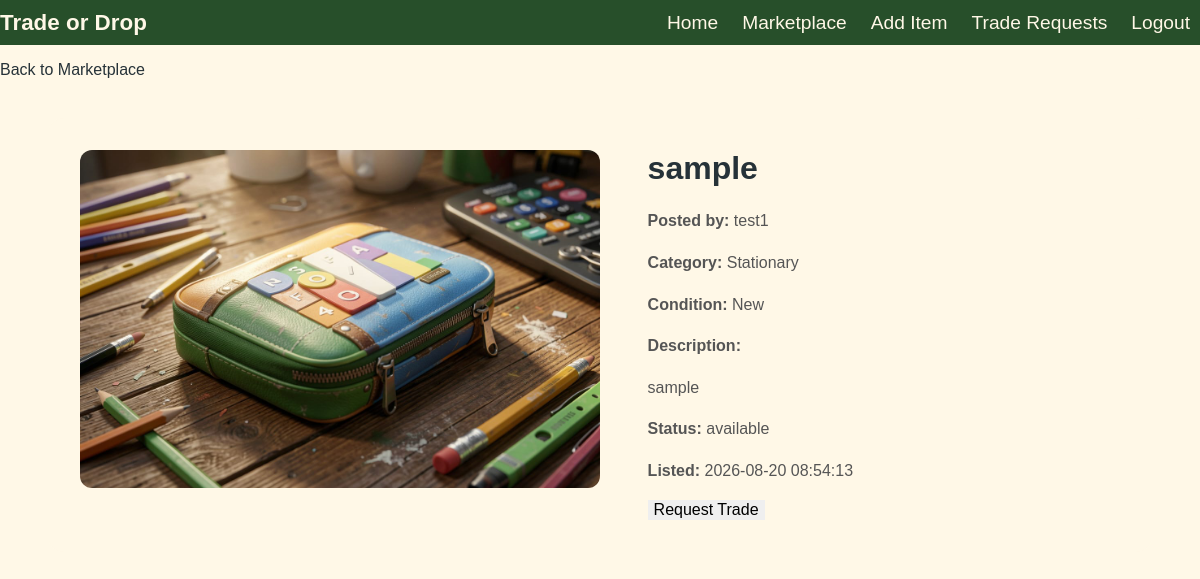
The page /pages/item_details.php?id=4 (signed in) on the database its author committed.
### tables this page shows
CREATE TABLE `items` (
  `id` int(11) NOT NULL,
  `user_id` int(11) NOT NULL,
  `item_name` varchar(100) NOT NULL,
  `description` text NOT NULL,
  `category` varchar(50) NOT NULL,
  `item_condition` varchar(50) NOT NULL,
  `image_path` varchar(255) DEFAULT NULL,
  `status` varchar(30) NOT NULL DEFAULT 'available',
  `created_at` timestamp NOT NULL DEFAULT current_timestamp()
);

CREATE TABLE `users` (
  `id` int(11) NOT NULL,
  `username` varchar(50) NOT NULL,
  `email` varchar(100) NOT NULL,
  `password` varchar(255) NOT NULL,
  `created_at` timestamp NOT NULL DEFAULT current_timestamp()
);

### pages/item_details.php (the view, shortened to what this page needs)
<?php
require __DIR__ . '/../database/db.php';
$item_id = (int)$_GET['id'];
$stmt = $conn->prepare(
    "SELECT
        items.id,
        items.item_name,
        items.description,
        items.category,
        items.item_condition,
        items.image_path,
        items.status,
        items.created_at,
        items.user_id,
        users.username
    FROM items
    INNER JOIN users ON items.user_id = users.id
    WHERE items.id = :id"
);
$stmt->bindParam(':id', $item_id, PDO::PARAM_INT);
$stmt->execute();
$item = $stmt->fetch(PDO::FETCH_ASSOC);
?>
<!DOCTYPE html>
<html lang="en">
<head>
    <link rel="stylesheet" href="../assets/css/item-details.css">
</head>
<body>
<?php require __DIR__ . '/../includes/header.php'; ?>
    <p>
        <a href="marketplace.php">Back to Marketplace</a>
    </p>
    <main>
        <div class="item-details">
            <div class="item-details-image">
                <?php if (!empty($item['image_path'])): ?>
                    <img
                        src="../<?php echo htmlspecialchars($item['image_path']); ?>"
                        alt="<?php echo htmlspecialchars($item['item_name']); ?>"
                        width="400"
                    >
                <?php endif; ?>
            </div>
            <div class="item-details-content">
                <h1><?php echo htmlspecialchars($item['item_name']); ?></h1>
                <p>
                    <strong>Posted by:</strong>
                    <?php echo htmlspecialchars($item['username']); ?>
                </p>
                <p>
                    <strong>Category:</strong>
                    <?php echo htmlspecialchars($item['category']); ?>
                </p>
                <p>
                    <strong>Condition:</strong>
                    <?php echo htmlspecialchars($item['item_condition']); ?>
                </p>
                <p>
                    <strong>Description:</strong>
                </p>
                <p>
                    <?php echo nl2br(htmlspecialchars($item['description'])); ?>
                </p>
                <p>
                    <strong>Status:</strong>
                    <?php echo htmlspecialchars($item['status']); ?>
                </p>
                <p>
                    <strong>Listed:</strong>
                    <?php echo htmlspecialchars($item['created_at']); ?>
                </p>
                <?php if ($item['user_id'] == $_SESSION['user_id']): ?>
                <form method="POST" action="delete_item.php">
                    <input
                        type="hidden"
                        name="item_id"
                        value="<?php echo $item['id']; ?>"
                    >
                    <button type="submit">
                        Delete Item
                    </button>
                </form>
                <?php else: ?>
                    <form method="POST" action="request_trade.php">
                        <button type="submit">
                            Request Trade
                        </button>
                    </form>
                <?php endif; ?>
            </div>
        </div>
    </main>
</body>
</html>

### assets/css/item-details.css (style rules this page uses)
:root { --primary:#2E7D32; --secondary:#F9A826; --accent:#42A5F5; --background:#FFF8E7; --surface_cards:#FFFFFF; --text:#263238; --success:#07D352; --warning:#F94316; --dark-green: #1C4620; }
.item-details { display: grid; grid-template-columns: 1.1fr 1fr; gap: 48px; align-items: start; background: var(--background); padding: 32px; border-radius: 16px; }
.item-details-image img { display: block; width: 100%; max-height: 550px; object-fit: cover; border-radius: 12px; }
.item-details-content h1 { margin-top: 0; font-size: 2rem; }
.item-details-content p { line-height: 1.6; color: #555; }

### assets/css/style.css (style rules this page uses)
:root { --primary:#2E7D32; --secondary:#F9A826; --accent:#42A5F5; --background:#FFF8E7; --surface_cards:#FFFFFF; --text:#263238; --success:#07D352; --warning:#F94316; --dark-green: #1C4620; }
* { box-sizing: border-box; }
html { scroll-behavior: smooth; }
body { font-family: Arial, sans-serif; margin: 0; padding: 0; background-color: var(--background); color: var(--text); }
a { text-decoration: none; color: inherit; }
button, input, select, textarea { font: inherit; }
main { width: min(1200px, 92%); margin: 0 auto; padding: 23px 0; }
button { border: none; cursor: pointer; }

### rows shown on the page
items: image_path (picture), item_name "sample", user.username "test1", category "Stationary", item_condition "New", description "sample", status "available", created_at "2026-08-20 08:54:13"
